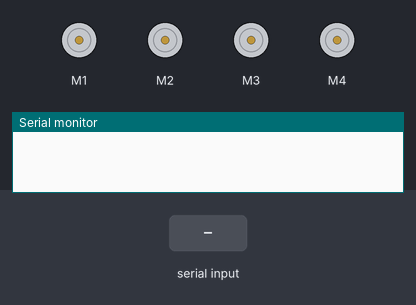
Bench run of a sketch on a simulated Arduino Uno, built with avr-gcc and run on an emulated ATmega328P. Parts: 4 × DC motor (green arrow = forward, orange = backward, longer = faster), the last lines printed to the serial monitor. The test bench sets the inputs (shaded band).

Above: at 1.2 s.
1.3 s: "forward\n" received over Serial
At 1.9 s:
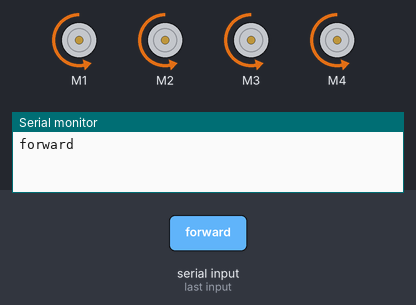
2.8 s: "left\n" received over Serial
At 4.0 s:
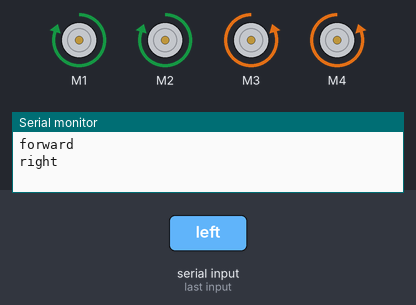
4.3 s: "right\n" received over Serial
At 5.3 s:
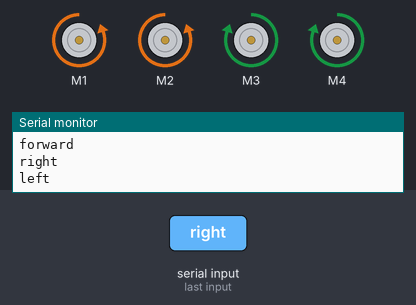
Timing chart, 0 to 7.3 s (numbered marks = the images above; inputs shaded):
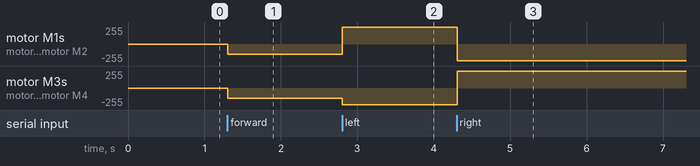

Measured:
- after the input at 1.3 s, motor M1–4: stopped → backward 150/255 at once
- after the input at 2.8 s, motor M1, motor M2: backward 150/255 → forward 254/255 at once; motor M3, motor M4: backward 150/255 → backward 254/255 at once
- after the input at 4.3 s, motor M1, motor M2: forward 254/255 → backward 254/255 at once; motor M3, motor M4: backward 254/255 → forward 254/255 at once

The sketch:

serial_test.ino
```cpp
//char dataString[10];
//int a =0;

String inputString = "";         // a string to hold incoming data
boolean stringComplete = false;  // whether the string is complete

#include <AFMotor.h>

AF_DCMotor motor4(4);
AF_DCMotor motor1(1);
AF_DCMotor motor2(2);
AF_DCMotor motor3(3);


void setup() {
  Serial.begin(9600);    //Starting serial communication
  inputString.reserve(200);
  motor1.setSpeed(150);
  motor2.setSpeed(150);
  motor3.setSpeed(150);
  motor4.setSpeed(150);

  motor1.run(RELEASE);
  motor2.run(RELEASE);
  motor3.run(RELEASE);
  motor4.run(RELEASE);

}

void loop() {

  uint8_t i;

// print the string when a newline arrives:


  if(inputString == "forward"){
    motor2.setSpeed(150);
    motor1.setSpeed(150);
    motor3.setSpeed(150);
    motor4.setSpeed(150);
    motor2.run(BACKWARD);
    motor1.run(BACKWARD);
    motor3.run(BACKWARD);
    motor4.run(BACKWARD);
    Serial.println("forward");
    inputString = "";
  }else if(inputString == "stop"){
    Serial.println("stopping");
    motor2.setSpeed(0);
    motor4.setSpeed(0);
    motor3.setSpeed(0);
    motor1.setSpeed(0);
    inputString = "";
  }else if(inputString == "left"){
    motor2.setSpeed(254);
    motor1.setSpeed(254);
    motor3.setSpeed(254);
    motor4.setSpeed(254);
    motor2.run(FORWARD);
    motor1.run(FORWARD);
    motor3.run(BACKWARD);
    motor4.run(BACKWARD);
    Serial.println("right");
    inputString = "";
  }else if(inputString == "right"){
    motor2.setSpeed(254);
    motor1.setSpeed(254);
    motor3.setSpeed(254);
    motor4.setSpeed(254);
    motor2.run(BACKWARD);
    motor1.run(BACKWARD);
    motor3.run(FORWARD);
    motor4.run(FORWARD);
    Serial.println("left");
    inputString = "";
  }

  if (stringComplete) {
    Serial.println(inputString);
    // clear the string:
    inputString = "";
    stringComplete = false;
  }

 // a++;                          // a value increase every loop
 // sprintf(dataString,"%02X",a); // convert a value to hexa
 // Serial.println(dataString);   // send the data
 // Serial.read
 // delay(1000);                  // give the loop some break
}

void serialEvent() {
  while (Serial.available()) {
    // get the new byte:
    char inChar = (char)Serial.read();
    // add it to the inputString:
    inputString += inChar;
    // if the incoming character is a newline, set a flag
    // so the main loop can do something about it:
    if (inChar == '\n') {
      stringComplete = true;
    }
  }
}
```
